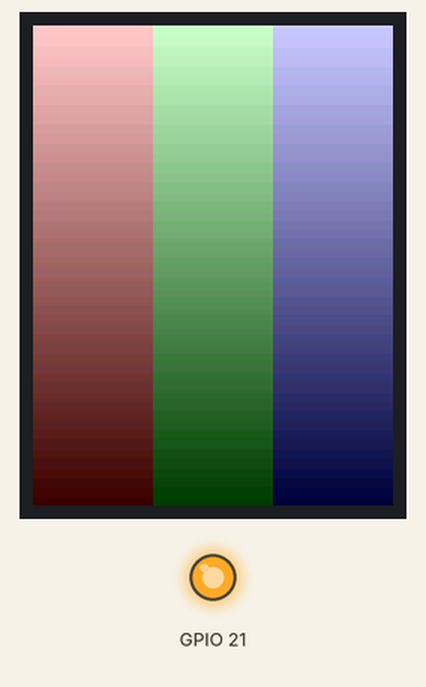
A sketch run on a simulated ESP32. Shown: 240×320 colour display, output pins drawn as LEDs (lit = HIGH). What the sketch prints to the serial monitor is not drawn.

Above: at 0.3 s.

The sketch:

ArduinoGFX_CYD_Gradients.ino
```cpp
#include <Arduino_GFX_Library.h>

Arduino_DataBus *bus = new Arduino_ESP32SPI(15 /* CS */, 2 /* DC */, 14 /* SCK */, 13 /* MOSI */, 12 /* MISO */);
Arduino_GFX *gfx = new Arduino_ILI9341(bus, 4 /* RST */, 0 /* rotation */, false /* IPS */);

static inline uint16_t color565(uint8_t r, uint8_t g, uint8_t b) {
  return ((r & 0xF8) << 8) | ((g & 0xFC) << 3) | (b >> 3);
}

static void drawGradientColumn(int16_t x, int16_t width,
                                uint8_t startR, uint8_t startG, uint8_t startB,
                                uint8_t endR, uint8_t endG, uint8_t endB) {
  const int16_t height = gfx->height();
  for (int16_t y = 0; y < height; ++y) {
    float ratio = (height <= 1) ? 0.0f : static_cast<float>(y) / (height - 1);
    uint8_t r = startR + static_cast<uint8_t>((endR - startR) * ratio);
    uint8_t g = startG + static_cast<uint8_t>((endG - startG) * ratio);
    uint8_t b = startB + static_cast<uint8_t>((endB - startB) * ratio);
    uint16_t color = color565(r, g, b);
    gfx->drawFastHLine(x, y, width, color);
  }
}

void setup() {
  Serial.begin(115200);
  Serial.println("CYD ArduinoGFX gradient comparison");

  pinMode(21, OUTPUT);
  digitalWrite(21, HIGH);

  if (!gfx->begin()) {
    Serial.println("Display init failed");
    while (true) {
      delay(1000);
    }
  }

  gfx->setRotation(0);  // Portrait
  gfx->fillScreen(0x0000);

  const int16_t width = gfx->width();
  const int16_t columnWidth = width / 3;
  int16_t x = 0;

  drawGradientColumn(x, columnWidth,
                     255, 200, 200,
                     60, 0, 0);
  x += columnWidth;

  drawGradientColumn(x, columnWidth,
                     200, 255, 200,
                     0, 60, 0);
  x += columnWidth;

  drawGradientColumn(x, width - x,
                     200, 200, 255,
                     0, 0, 60);

  Serial.println("Gradients drawn.");
}

void loop() {
}
```
